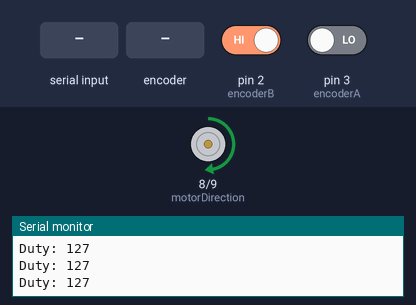
Simulated run of this sketch. Board: Arduino Uno, built with avr-gcc and run on an emulated ATmega328P. On the bench: direction and speed pins drawn as motors (green arrow = direction pin HIGH = forward, orange = LOW = backward, longer = more drive), the last lines printed to the serial monitor. The test bench sets the inputs (shaded band); at power-on: pin 2 (encoderB) HIGH, pin 3 (encoderA) LOW.

Above: at 1.2 s.
1.3 s: "90,45\n" received over Serial
At 3.1 s:
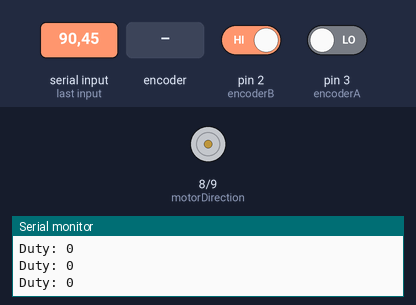
3.8 s: rotary encoder on pin 3 (encoderA) / pin 2 (encoderB) turned 1 step (first pin leading)
Timing chart, 0 to 6.8 s (numbered marks = the images above; inputs shaded):
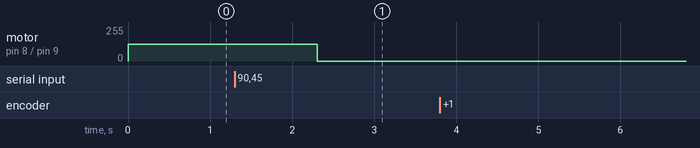

Measured:
- after the input at 1.3 s, motor on pin 8 (motorDirection) / pin 9 (motorSpeed): forward 127/255 → stopped after 1.0 s

The sketch:

startStop.ino
```cpp
volatile long encoderPos = 0;
unsigned long prior_count=0;
unsigned int duty=127;   //50%
#define encoderA 3
#define encoderB 2
#define motorSpeed 9
#define motorDirection 8
void doEncoderA() {
  // look for a low-to-high on channel A
  if (digitalRead(encoderA) == HIGH) {
    // check channel B to see which way encoder is turning
    if (digitalRead(encoderB) == LOW) {
      encoderPos = encoderPos + 1;         // CW
    }
    else {
      encoderPos = encoderPos - 1;         // CCW
    }
  }
  else   // must be a high-to-low edge on channel A
  {
    // check channel B to see which way encoder is turning
    if (digitalRead(encoderB) == HIGH) {
      encoderPos = encoderPos + 1;          // CW
    }
    else {
      encoderPos = encoderPos - 1;          // CCW
    }
  }
}

void doEncoderB() {
  // look for a low-to-high on channel B
  if (digitalRead(encoderB) == HIGH) {
    // check channel A to see which way encoder is turning
    if (digitalRead(encoderA) == HIGH) {
      encoderPos = encoderPos + 1;         // CW
    }
    else {
      encoderPos = encoderPos - 1;         // CCW
    }
  }

  // Look for a high-to-low on channel B

  else {
    // check channel B to see which way encoder is turning
    if (digitalRead(encoderA) == LOW) {
      encoderPos = encoderPos + 1;          // CW
    }
    else {
      encoderPos = encoderPos - 1;          // CCW
    }
  }
}
void setup() {
 pinMode(encoderA, INPUT);
 pinMode(encoderB, INPUT);
 pinMode(motorSpeed, OUTPUT);
 pinMode(motorDirection, OUTPUT);
 attachInterrupt(digitalPinToInterrupt(encoderA),doEncoderA,CHANGE);
 attachInterrupt(digitalPinToInterrupt(encoderB),doEncoderB,CHANGE);
  Serial.begin(9600);
}
void loop() {
  while(Serial.available()>0){
    duty=Serial.parseInt();
  }
  digitalWrite(motorDirection,HIGH);
  analogWrite(motorSpeed,duty);
  unsigned long new_count=(encoderPos);
  if (new_count != prior_count){
    Serial.println((new_count%12000)*0.03);
    prior_count=new_count;
  }
  Serial.print("Duty: ");
  Serial.println(duty);
  delay(100);
}
```
